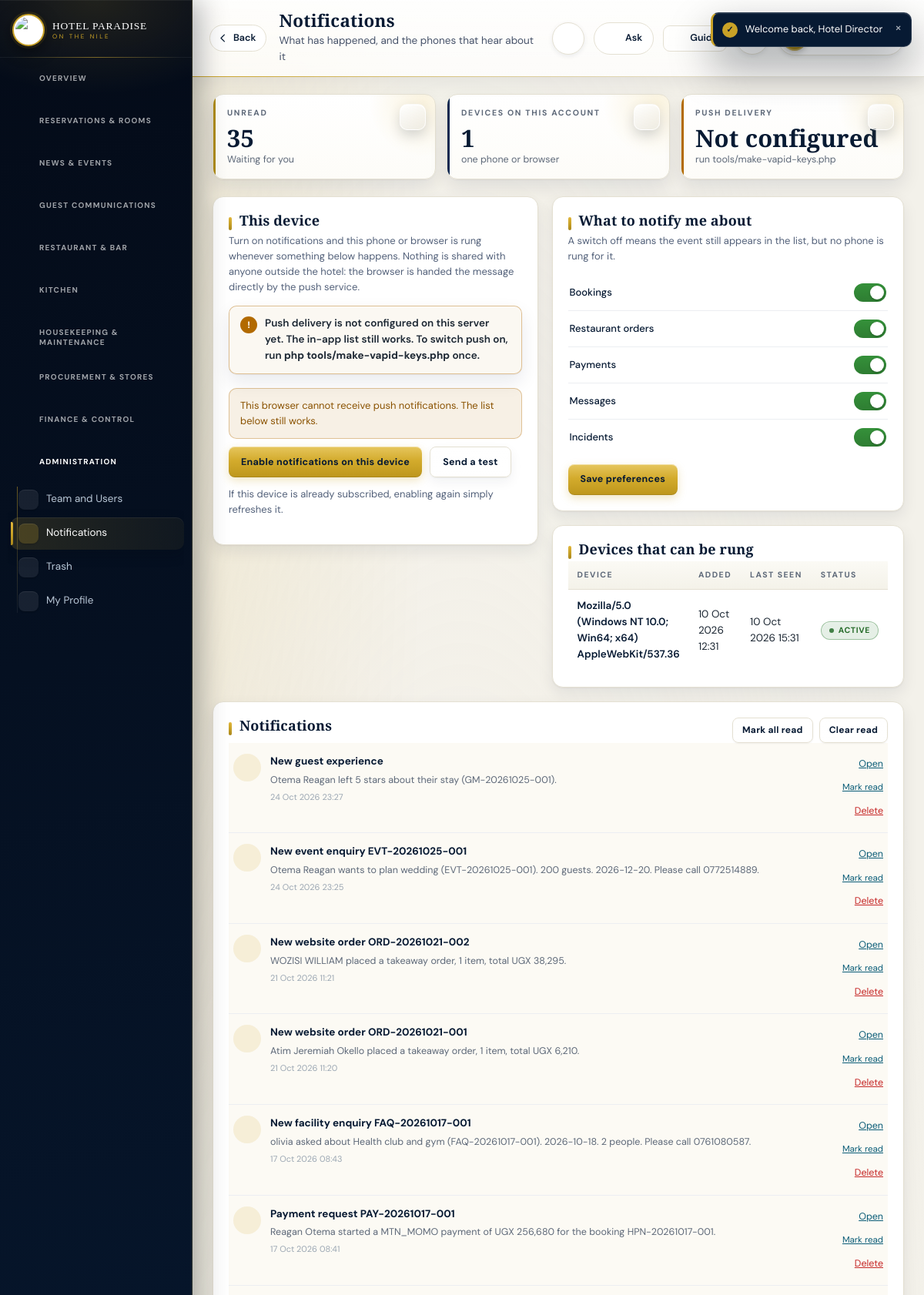
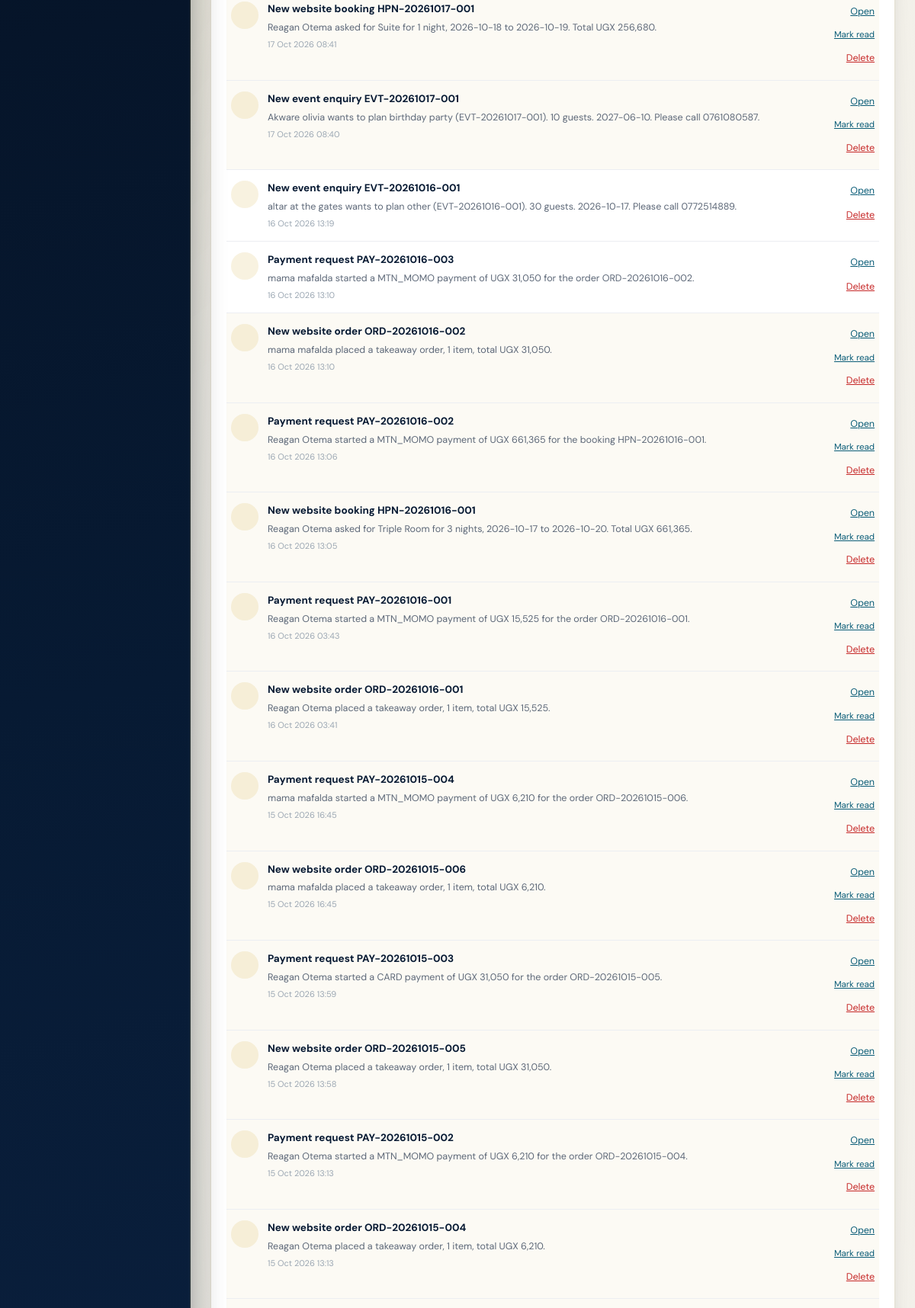
/backend-php/index.php?page=notifications (signed in, upper part), run on the app's committed database (2 pictures, top to bottom).
### tables this page shows
CREATE TABLE `notification_devices` (
  `id` bigint(20) UNSIGNED NOT NULL,
  `user_id` bigint(20) UNSIGNED NOT NULL,
  `platform` enum('web','android','ios','other') NOT NULL,
  `push_token` varchar(500) NOT NULL,
  `p256dh` varchar(255) DEFAULT NULL,
  `auth` varchar(255) DEFAULT NULL,
  `active` tinyint(1) DEFAULT 1,
  `user_agent` varchar(255) DEFAULT NULL,
  `last_seen_at` datetime DEFAULT NULL,
  `created_at` timestamp NOT NULL DEFAULT current_timestamp()
);

CREATE TABLE `notifications` (
  `id` bigint(20) UNSIGNED NOT NULL,
  `user_id` bigint(20) UNSIGNED NOT NULL,
  `type` varchar(100) NOT NULL,
  `title` varchar(190) NOT NULL,
  `body` text NOT NULL,
  `data` longtext DEFAULT NULL CHECK (json_valid(`data`)),
  `read_at` datetime DEFAULT NULL,
  `created_at` timestamp NULL DEFAULT current_timestamp()
);

### backend-php/modules/notifications.php (the view, shortened to what the rows shown need)
<?php
require_once __DIR__.'/../app/notify.php';
$u=current_user();
$uid=(int)($u['id']??0);
$installed=notify_ready();
$items=$installed?notify_list($uid,40):[];
$devices=$installed?notify_devices($uid):[];
page_head('Notifications','notifications','What has happened, and the phones that hear about it');
echo '<div class="twoCol">';
echo '<div class="panel"><h2>This device</h2>';
echo '</div>';
echo '<div>';
 echo '<div class="panel"><h2>What to notify me about</h2>';
 echo '<form method="post" action="'.BASE.'/index.php?page=notifications&act=prefs">';
 echo '</form></div>';
 echo '<div class="panel"><h2>Devices that can be rung</h2>';
 if($devices===[]){
  empty_state('No devices yet','Enable notifications on a phone and it will appear here.');
 }else{
  echo '<div class="tableScroll"><table class="tbl"><thead><tr><th>Device</th><th>Added</th><th>Last seen</th><th>Status</th></tr></thead><tbody>';
  foreach($devices as $d){
   $active=(int)$d['active']===1;
   echo '<tr><td>'.e(substr((string)($d['user_agent']??''),0,60)?:'Web browser').'</td>';
   echo '<td>'.e(fmtdt($d['created_at'])).'</td>';
   echo '<td>'.e(fmtdt($d['last_seen_at'])).'</td>';
   echo '<td>'.($active?badge('active','ok'):badge('off','grey')).'</td></tr>';
  }
  echo '</tbody></table></div>';
 }
 echo '</div>';
echo '</div>';
echo '</div>';
echo '<div class="panel"><div class="panelHead"><h2>Notifications</h2>';
echo '<div class="bar">';
echo '</div></div>';
if($items===[]){
 empty_state('Nothing yet','Bookings, orders and payments raised on the website will show up here.');
}else{
 echo '<ul class="notifyList" id="notifyList">';
 foreach($items as $n){
  $isRead=$n['read_at']!==null;
  echo '<li class="'.($isRead?'':'unread').'" data-id="'.(int)$n['id'].'"'
   .' data-type="'.e($n['type']).'" data-title="'.e($n['title']).'"'
   .' data-body="'.e($n['body']).'" data-when="'.e(fmtdt($n['created_at'])).'">';
  echo '<span class="nIco">'.svg_icon($n['type']==='payment'?'coins':($n['type']==='order'?'pot':($n['type']==='booking'?'calendar':'bell'))).'</span>';
  echo '<div class="nBody nOpenWrap" role="button" tabindex="0" aria-label="Open notification"><b>'.e($n['title']).'</b><p>'.e($n['body']).'</p><small>'.e(fmtdt($n['created_at'])).'</small></div>';
  echo '<div class="nActions">';
  echo '<button type="button" class="nOpen linkish" data-id="'.(int)$n['id'].'">Open</button>';
  if(!$isRead) echo '<button type="button" class="nRead linkish" data-id="'.(int)$n['id'].'">Mark read</button>';
  echo '<button type="button" class="nDel linkish danger" data-id="'.(int)$n['id'].'">Delete</button>';
  echo '</div>';
  echo '</li>';
 }
 echo '</ul>';
}
echo '</div>';
page_foot();

### backend-php/app/layout.php (shortened to what the rows shown need)
<?php
require_once __DIR__.'/notify.php';
function nav_groups(): array{
  return [
   ['label'=>'Overview','items'=>[
     'dashboard'=>'Dashboard','overview'=>'CEO / Director','integrity'=>'Integrity & Control']],
   ['label'=>'Reservations & Rooms','items'=>[
     'reservations'=>'Reservations','rooms'=>'Rooms','guests'=>'Guests']],
   ['label'=>'News & Events','items'=>[
     'news'=>'News & Careers','events'=>'Events & Enquiries']],
   ['label'=>'Guest Communications','items'=>[
     'messages'=>'Guest Messages','testimonials'=>'Guest Experiences']],
   ['label'=>'Restaurant & Bar','items'=>[
     'bar'=>'Bar Dashboard','pos'=>'POS and Orders','fnb'=>'Food and Beverage']],
   ['label'=>'Kitchen','items'=>[
     'kitchen'=>'Kitchen']],
   ['label'=>'Housekeeping & Maintenance','items'=>[
     'shifts'=>'Shifts']],
   ['label'=>'Procurement & Stores','items'=>[
     'inventory'=>'Inventory','suppliers'=>'Suppliers','purchases'=>'Purchases']],
['label'=>'Finance & Control','items'=>[
      'invoices'=>'Invoices','expenses'=>'Expenses','finance'=>'Finance','approvals'=>'Approvals','reports'=>'Reports','audit'=>'Audit Trail']],
   ['label'=>'Administration','items'=>[
     'users'=>'Team and Users','notifications'=>'Notifications','trash'=>'Trash','profile'=>'My Profile']],
  ];
}
function nav_group_icon(string $label): string{
  $map=['overview'=>'grid','reservation'=>'calendar','news'=>'event','restaurant'=>'fork',
    'kitchen'=>'pot','housekeep'=>'bed','procurement'=>'bag','finance'=>'coins','administration'=>'user',
    'guest comm'=>'globe'];
  $l=strtolower($label);
  foreach($map as $re=>$ico){ if(strpos($l,$re)!==false) return $ico; }
  return 'grid';
}
function svg_icon(string $name): string{
 $d=$p[$name]??$p['grid'];
 return '<svg viewBox="0 0 24 24" aria-hidden="true">'.$d.'</svg>';
}
function page_head(string $title,string $active='dashboard',string $sub=''): void{
 $roleKey=roles_of()[0]??'';
 echo '<!doctype html><html lang="en"><head><meta charset="utf-8"><meta name="viewport" content="width=device-width,initial-scale=1,viewport-fit=cover">';
 echo '<link rel="stylesheet" href="'.BASE.'/assets/admin.css">';
 echo '</head><body data-page="'.e($active).'" data-role="'.e($roleKey).'"><div class="app">';
  foreach(nav_groups() as $group){
   echo '<span class="gIco">'.svg_icon(nav_group_icon($group['label'])).'</span>';
  }
 echo '<div class="main" id="mainContent"><div class="ambient" aria-hidden="true"></div><header class="top">';
 echo '<div class="topTitles"><h1 class="pageTitle">'.e($title).'</h1>'.($sub?'<p class="pageSub">'.e($sub).'</p>':'').'</div>';
 echo '<div class="topRight">';
 echo '<div class="profMenu" id="profMenu" hidden>';
 echo '</div></div></header>';
 echo '<div class="content">';
}
function page_foot(): void{
 echo '</div></div>';
 echo '</div>';
 echo '</body></html>';
}

### backend-php/app/bootstrap.php (shortened to what the rows shown need)
<?php
if(!function_exists('hp_config')){
 function hp_config(): array{
  $file=__DIR__.'/../config.php';
  if(!is_readable($file)) return $cfg=[];
  $got=include $file;
  return $cfg=is_array($got)?$got:[];
 }
}
function db_config(): array{
 $fromFile=hp_config();
 $fromConfig=function(string $path) use($fromFile){
  $node=$fromFile;
  foreach(explode('.',$path) as $step){
   if(!is_array($node)||!array_key_exists($step,$node)) return null;
   $node=$node[$step];
  }
  return $node;
 };
 $pick=function(string $path,string $env,string $fallback) use($fromConfig): string{
  $v=getenv($env);
  if(is_string($v)&&$v!=='') return $v;
  $v=$fromConfig($path);
  if(is_string($v)&&$v!=='') return $v;
  return $fallback;
 };
 $host=$pick('db.host','HP_DB_HOST','127.0.0.1');
 $port=$pick('db.port','HP_DB_PORT','');
 return $cfg=[
  'dsn'=>'mysql:host='.$host.($port!==''?';port='.$port:'').';charset=utf8mb4',
  'host'=>$host,'port'=>$port,
  'name'=>$pick('db.name','HP_DB_NAME','hotelpardise_system'),
  'user'=>$pick('db.user','HP_DB_USER','hotelpardise_system'),
  'pass'=>$pick('db.pass','HP_DB_PASS',''),
  'web'=>[
   'name'=>$pick('web_db.name','HP_WEB_DB_NAME','hotelpardise_website'),
   'user'=>$pick('web_db.user','HP_WEB_DB_USER','hotelpardise_website'),
   'pass'=>$pick('web_db.pass','HP_WEB_DB_PASS',''),
  ],
 ];
}
function db_connect(string $dsn,string $dbName,string $user,string $pass): PDO{
  try{
   return new PDO($dsn.';dbname='.$dbName,$user,$pass,[
    PDO::ATTR_ERRMODE=>PDO::ERRMODE_EXCEPTION,
    PDO::ATTR_DEFAULT_FETCH_MODE=>PDO::FETCH_ASSOC
   ]);
  }catch(PDOException $e){
   $reason=db_failure_reason($e,$dbName,$user);
   error_log('[hotel db] cannot open '.$dbName.' as '.$user.'@'.db_config()['host']
    .' [SQLSTATE '.$e->getCode().']: '.$reason);
   throw new RuntimeException($reason,0);
  }
}
function db(): PDO{
  static $pdo=null;
  if($pdo===null){
   $c=db_config();
   try{
    $pdo=db_connect($c['dsn'],$c['name'],$c['user'],$c['pass']);
   }catch(RuntimeException $e){
    db_setup_page($e->getMessage());
   }
  }
  return $pdo;
}
function q(string $sql,array $p=[]){ $st=db()->prepare($sql); $st->execute($p); return $st; }
function rows(string $sql,array $p=[]){ return q($sql,$p)->fetchAll(); }
function hp_table_exists(string $table): bool{
 try{
  $pattern=str_replace(['\\','_','%'],['\\\\','\\_','\\%'],$table);
  $st=db()->query('SHOW TABLES LIKE '.db()->quote($pattern));
  return (bool)$st->fetchColumn();
 }catch(Throwable $e){ return false; }
}
function e($v=null): string{ return htmlspecialchars((string)$v,ENT_QUOTES,'UTF-8'); }
function fmtdt($d): string{ return $d?date('d M Y H:i',strtotime((string)$d)):''; }
function current_user(): ?array{ return $_SESSION['user']??null; }
function roles_of(): array{ return $_SESSION['roles']??[]; }
function news_roles(): array{
 return [
  'super_admin'    => ['tier'=>'owner'],
  'director'       => ['tier'=>'owner'],
  'general_manager'=> ['tier'=>'owner'],
  'human_resource' => ['tier'=>'owner'],
  'marketing'      => ['tier'=>'editor','categories'=>['news','update','opportunity']],
  'events_manager' => ['tier'=>'editor','categories'=>['news','update','opportunity']],
  'receptionist'   => ['tier'=>'contributor','department'=>'Front Office','categories'=>['news','update']],
  'housekeeping'   => ['tier'=>'contributor','department'=>'Housekeeping','categories'=>['news','update']],
  'kitchen'        => ['tier'=>'contributor','department'=>'Kitchen','categories'=>['news','update']],
  'waiter'         => ['tier'=>'contributor','department'=>'Food and Beverage','categories'=>['news','update']],
  'bar_staff'      => ['tier'=>'contributor','department'=>'Bar','categories'=>['news','update']],
  'storekeeper'    => ['tier'=>'contributor','department'=>'Stores','categories'=>['news','update']],
  'procurement'    => ['tier'=>'contributor','department'=>'Procurement','categories'=>['news','update']],
  'maintenance'    => ['tier'=>'contributor','department'=>'Maintenance','categories'=>['news','update']],
  'accountant'     => ['tier'=>'contributor','department'=>'Finance','categories'=>['news','update']],
  'cashier'        => ['tier'=>'contributor','department'=>'Finance','categories'=>['news','update']],
 ];
}
function page_caps(): array{
 return [
  'dashboard'=>[],
  'notifications'=>[],
  'overview'=>['director','general_manager'],
  'integrity'=>['director','general_manager','auditor'],
  'reservations'=>['director','general_manager','receptionist','events_manager'],
  'events'=>['director','general_manager','events_manager','marketing'],
  'news'=>array_keys(news_roles()),
  'rooms'=>['director','general_manager','receptionist','housekeeping','maintenance'],
  'guests'=>['director','general_manager','receptionist'],
  'bar'=>['director','general_manager','cashier','waiter','bar_staff'],
  'pos'=>['director','general_manager','cashier','waiter','bar_staff'],
  'fnb'=>['director','general_manager','cashier','waiter','bar_staff'],
  'kitchen'=>['director','general_manager','kitchen'],
  'shifts'=>['director','general_manager','cashier','waiter','bar_staff','housekeeping','maintenance'],
  'inventory'=>['director','general_manager','storekeeper','inventory_manager'],
  'suppliers'=>['director','general_manager','procurement','storekeeper'],
  'purchases'=>['director','general_manager','procurement','storekeeper','inventory_manager','kitchen','housekeeping','maintenance'],
  'messages'=>['director','general_manager','receptionist','kitchen'],
  'testimonials'=>['director','general_manager','marketing'],
  'expenses'=>['director','general_manager','accountant'],
  'finance'=>['director','general_manager','accountant','cashier'],
  'invoices'=>['director','general_manager','accountant','cashier','auditor'],
  'approvals'=>['director','general_manager','accountant'],
  'audit'=>['director','general_manager','auditor'],
  'reports'=>['director','general_manager','accountant','auditor'],
  'users'=>['director','general_manager'],
  'trash'=>['director','general_manager'],
  'profile'=>[]
 ];
}
function page_allowed(string $page): bool{
 $r=roles_of();
 $map=page_caps();
 $allowed=$map[$page];
 if($allowed===[]) return true;
 return (bool)array_intersect($r,$allowed);
}
function badge(string $text,string $tone='grey'): string{
 static $tones=['ok'=>1,'warn'=>1,'bad'=>1,'gold'=>1,'navy'=>1,'blue'=>1,'grey'=>1];
 $t=isset($tones[$tone])?$tone:'grey';
 return '<span class="badge '.e($t).'">'.e($text).'</span>';
}

### data on the page
notification_devices: user_agent "Mozilla/5.0 (Windows NT 10.0; Win64; x64) AppleWebKit/537.36", created_at "10 Oct 2026 12:31", last_seen_at "10 Oct 2026 15:31"
notifications: title "New guest experience", body "Otema Reagan left 5 stars about their stay (GM-20261025-001).", created_at "24 Oct 2026 23:27"
notifications: title "New event enquiry EVT-20261025-001", body "Otema Reagan wants to plan wedding (EVT-20261025-001). 200 guests. 2026-12-20. Please call 0772514889.", created_at "24 Oct 2026 23:25"
notifications: title "New website order ORD-20261021-002", body "WOZISI WILLIAM placed a takeaway order, 1 item, total UGX 38,295.", created_at "21 Oct 2026 11:21"
notifications: title "New website order ORD-20261021-001", body "Atim Jeremiah Okello placed a takeaway order, 1 item, total UGX 6,210.", created_at "21 Oct 2026 11:20"
notifications: title "New facility enquiry FAQ-20261017-001", body "olivia asked about Health club and gym (FAQ-20261017-001). 2026-10-18. 2 people. Please call 0761080587.", created_at "17 Oct 2026 08:43"
notifications: title "Payment request PAY-20261017-001", body "Reagan Otema started a MTN_MOMO payment of UGX 256,680 for the booking HPN-20261017-001.", created_at "17 Oct 2026 08:41"
notifications: title "New website booking HPN-20261017-001", body "Reagan Otema asked for Suite for 1 night, 2026-10-18 to 2026-10-19. Total UGX 256,680.", created_at "17 Oct 2026 08:41"
notifications: title "New event enquiry EVT-20261017-001", body "Akware olivia wants to plan birthday party (EVT-20261017-001). 10 guests. 2027-06-10. Please call 0761080587.", created_at "17 Oct 2026 08:40"
notifications: title "New event enquiry EVT-20261016-001", body "altar at the gates wants to plan other (EVT-20261016-001). 30 guests. 2026-10-17. Please call 0772514889.", created_at "16 Oct 2026 13:19"
notifications: title "Payment request PAY-20261016-003", body "mama mafalda started a MTN_MOMO payment of UGX 31,050 for the order ORD-20261016-002.", created_at "16 Oct 2026 13:10"
notifications: title "New website order ORD-20261016-002", body "mama mafalda placed a takeaway order, 1 item, total UGX 31,050.", created_at "16 Oct 2026 13:10"
notifications: title "Payment request PAY-20261016-002", body "Reagan Otema started a MTN_MOMO payment of UGX 661,365 for the booking HPN-20261016-001.", created_at "16 Oct 2026 13:06"
notifications: title "New website booking HPN-20261016-001", body "Reagan Otema asked for Triple Room for 3 nights, 2026-10-17 to 2026-10-20. Total UGX 661,365.", created_at "16 Oct 2026 13:05"
notifications: title "Payment request PAY-20261016-001", body "Reagan Otema started a MTN_MOMO payment of UGX 15,525 for the order ORD-20261016-001.", created_at "16 Oct 2026 03:43"
notifications: title "New website order ORD-20261016-001", body "Reagan Otema placed a takeaway order, 1 item, total UGX 15,525.", created_at "16 Oct 2026 03:41"
notifications: title "Payment request PAY-20261015-004", body "mama mafalda started a MTN_MOMO payment of UGX 6,210 for the order ORD-20261015-006.", created_at "15 Oct 2026 16:45"
notifications: title "New website order ORD-20261015-006", body "mama mafalda placed a takeaway order, 1 item, total UGX 6,210.", created_at "15 Oct 2026 16:45"
notifications: title "Payment request PAY-20261015-003", body "Reagan Otema started a CARD payment of UGX 31,050 for the order ORD-20261015-005.", created_at "15 Oct 2026 13:59"
notifications: title "New website order ORD-20261015-005", body "Reagan Otema placed a takeaway order, 1 item, total UGX 31,050.", created_at "15 Oct 2026 13:58"
notifications: title "Payment request PAY-20261015-002", body "Reagan Otema started a MTN_MOMO payment of UGX 6,210 for the order ORD-20261015-004.", created_at "15 Oct 2026 13:13"
notifications: title "New website order ORD-20261015-004", body "Reagan Otema placed a takeaway order, 1 item, total UGX 6,210.", created_at "15 Oct 2026 13:13"

### other printed values
$group['label'] "OVERVIEW"
$group['label'] "RESERVATIONS & ROOMS"
$group['label'] "NEWS & EVENTS"
$group['label'] "GUEST COMMUNICATIONS"
$group['label'] "RESTAURANT & BAR"
$group['label'] "KITCHEN"
$group['label'] "HOUSEKEEPING & MAINTENANCE"
$group['label'] "PROCUREMENT & STORES"
$group['label'] "FINANCE & CONTROL"
$group['label'] "ADMINISTRATION"
$label "Team and Users"
$label "Notifications"
$label "Trash"
$label "My Profile"
$title "Notifications"
